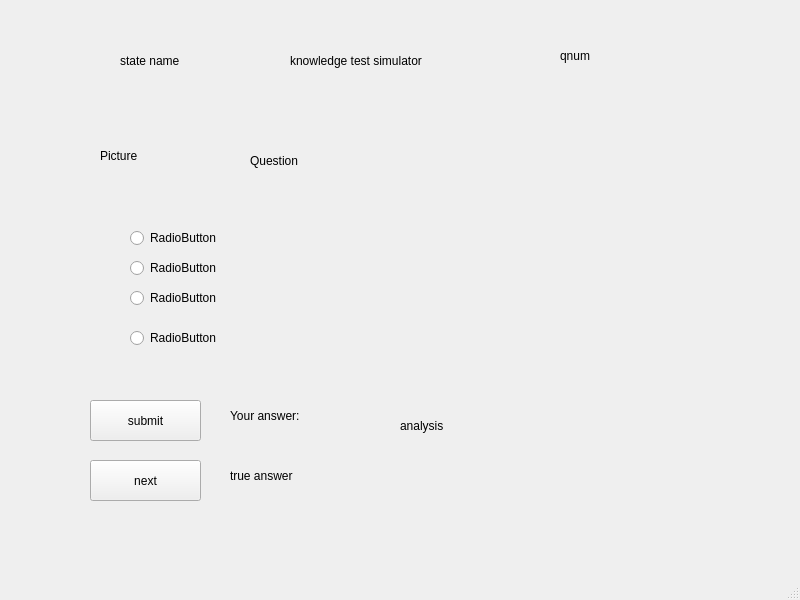
<?xml version="1.0" encoding="UTF-8"?>
<ui version="4.0">
 <class>Testsimulator</class>
 <widget class="QMainWindow" name="Testsimulator">
  <property name="geometry">
   <rect>
    <x>0</x>
    <y>0</y>
    <width>800</width>
    <height>600</height>
   </rect>
  </property>
  <property name="windowTitle">
   <string>MainWindow</string>
  </property>
  <widget class="QWidget" name="centralwidget">
   <widget class="QLabel" name="state_label">
    <property name="geometry">
     <rect>
      <x>120</x>
      <y>50</y>
      <width>101</width>
      <height>21</height>
     </rect>
    </property>
    <property name="text">
     <string>state name</string>
    </property>
   </widget>
   <widget class="QLabel" name="label">
    <property name="geometry">
     <rect>
      <x>290</x>
      <y>50</y>
      <width>201</width>
      <height>21</height>
     </rect>
    </property>
    <property name="text">
     <string>knowledge test simulator</string>
    </property>
   </widget>
   <widget class="QLabel" name="label_Question">
    <property name="geometry">
     <rect>
      <x>250</x>
      <y>120</y>
      <width>511</width>
      <height>81</height>
     </rect>
    </property>
    <property name="text">
     <string>Question</string>
    </property>
   </widget>
   <widget class="QRadioButton" name="radioButton_A">
    <property name="geometry">
     <rect>
      <x>130</x>
      <y>230</y>
      <width>89</width>
      <height>16</height>
     </rect>
    </property>
    <property name="text">
     <string>RadioButton</string>
    </property>
   </widget>
   <widget class="QRadioButton" name="radioButton_B">
    <property name="geometry">
     <rect>
      <x>130</x>
      <y>260</y>
      <width>89</width>
      <height>16</height>
     </rect>
    </property>
    <property name="text">
     <string>RadioButton</string>
    </property>
   </widget>
   <widget class="QRadioButton" name="radioButton_C">
    <property name="geometry">
     <rect>
      <x>130</x>
      <y>290</y>
      <width>89</width>
      <height>16</height>
     </rect>
    </property>
    <property name="text">
     <string>RadioButton</string>
    </property>
   </widget>
   <widget class="QRadioButton" name="radioButton_D">
    <property name="geometry">
     <rect>
      <x>130</x>
      <y>330</y>
      <width>89</width>
      <height>16</height>
     </rect>
    </property>
    <property name="text">
     <string>RadioButton</string>
    </property>
   </widget>
   <widget class="QPushButton" name="pushButton_submit">
    <property name="geometry">
     <rect>
      <x>90</x>
      <y>400</y>
      <width>111</width>
      <height>41</height>
     </rect>
    </property>
    <property name="text">
     <string>submit</string>
    </property>
   </widget>
   <widget class="QLabel" name="label_analysis">
    <property name="geometry">
     <rect>
      <x>400</x>
      <y>390</y>
      <width>331</width>
      <height>71</height>
     </rect>
    </property>
    <property name="text">
     <string>analysis</string>
    </property>
   </widget>
   <widget class="QLabel" name="label_trueanswer">
    <property name="geometry">
     <rect>
      <x>230</x>
      <y>460</y>
      <width>101</width>
      <height>31</height>
     </rect>
    </property>
    <property name="text">
     <string>true answer</string>
    </property>
   </widget>
   <widget class="QPushButton" name="pushButton_next">
    <property name="geometry">
     <rect>
      <x>90</x>
      <y>460</y>
      <width>111</width>
      <height>41</height>
     </rect>
    </property>
    <property name="text">
     <string>next</string>
    </property>
   </widget>
   <widget class="QLabel" name="label_youranswer">
    <property name="geometry">
     <rect>
      <x>230</x>
      <y>400</y>
      <width>101</width>
      <height>31</height>
     </rect>
    </property>
    <property name="text">
     <string>Your answer:</string>
    </property>
   </widget>
   <widget class="QLabel" name="label_pic">
    <property name="geometry">
     <rect>
      <x>100</x>
      <y>100</y>
      <width>111</width>
      <height>111</height>
     </rect>
    </property>
    <property name="text">
     <string>Picture</string>
    </property>
   </widget>
   <widget class="QLabel" name="label_qnum">
    <property name="geometry">
     <rect>
      <x>560</x>
      <y>40</y>
      <width>141</width>
      <height>31</height>
     </rect>
    </property>
    <property name="text">
     <string>qnum</string>
    </property>
   </widget>
  </widget>
  <widget class="QMenuBar" name="menubar">
   <property name="geometry">
    <rect>
     <x>0</x>
     <y>0</y>
     <width>800</width>
     <height>23</height>
    </rect>
   </property>
  </widget>
  <widget class="QStatusBar" name="statusbar"/>
 </widget>
 <resources/>
 <connections/>
</ui>
